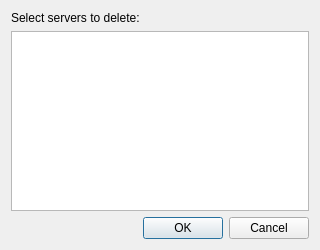
<?xml version="1.0" encoding="UTF-8"?>
<ui version="4.0">
 <class>DeleteServersDialog</class>
 <widget class="QDialog" name="DeleteServersDialog">
  <property name="geometry">
   <rect>
    <x>0</x>
    <y>0</y>
    <width>320</width>
    <height>250</height>
   </rect>
  </property>
  <property name="windowTitle">
   <string>Delete servers</string>
  </property>
  <property name="modal">
   <bool>true</bool>
  </property>
  <layout class="QVBoxLayout" name="verticalLayout_2">
   <item>
    <layout class="QVBoxLayout" name="verticalLayout">
     <item>
      <widget class="QLabel" name="label">
       <property name="text">
        <string>Select servers to delete:</string>
       </property>
      </widget>
     </item>
     <item>
      <widget class="QListView" name="serversList">
       <property name="editTriggers">
        <set>QAbstractItemView::NoEditTriggers</set>
       </property>
       <property name="showDropIndicator" stdset="0">
        <bool>false</bool>
       </property>
       <property name="alternatingRowColors">
        <bool>true</bool>
       </property>
       <property name="selectionMode">
        <enum>QAbstractItemView::ExtendedSelection</enum>
       </property>
       <property name="selectionBehavior">
        <enum>QAbstractItemView::SelectRows</enum>
       </property>
      </widget>
     </item>
    </layout>
   </item>
   <item>
    <widget class="QDialogButtonBox" name="buttonBox">
     <property name="standardButtons">
      <set>QDialogButtonBox::Cancel|QDialogButtonBox::Ok</set>
     </property>
    </widget>
   </item>
  </layout>
 </widget>
 <tabstops>
  <tabstop>serversList</tabstop>
  <tabstop>buttonBox</tabstop>
 </tabstops>
 <resources/>
 <connections/>
</ui>
